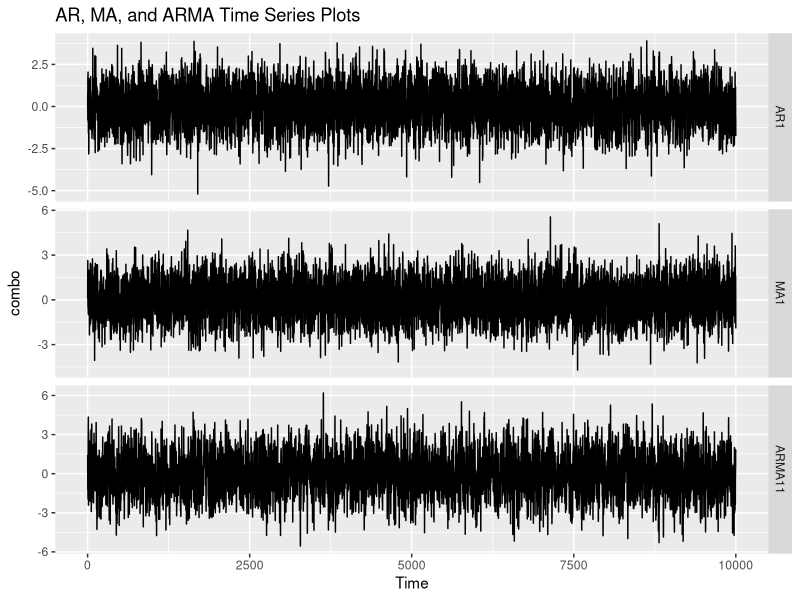
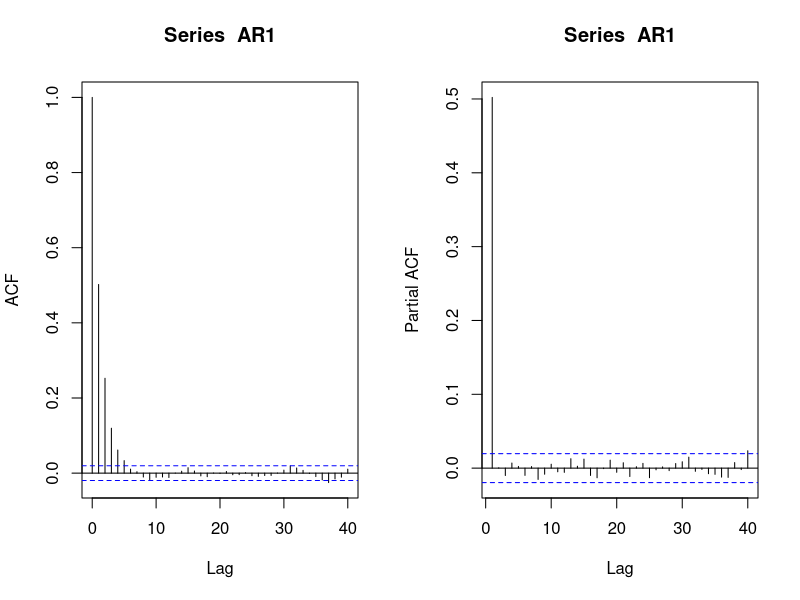
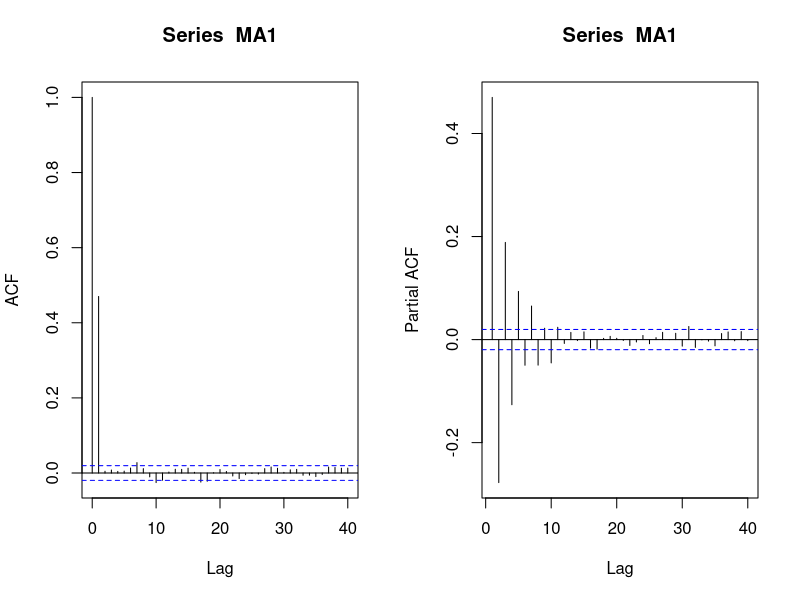
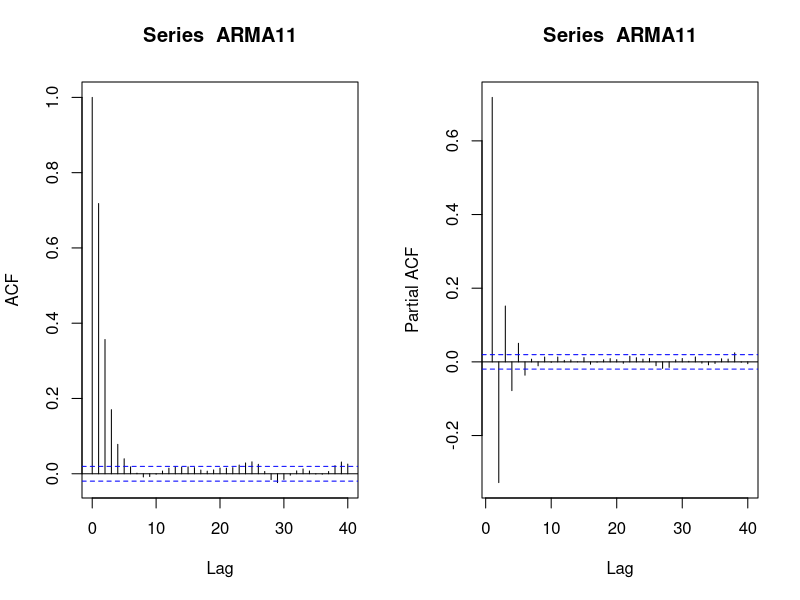
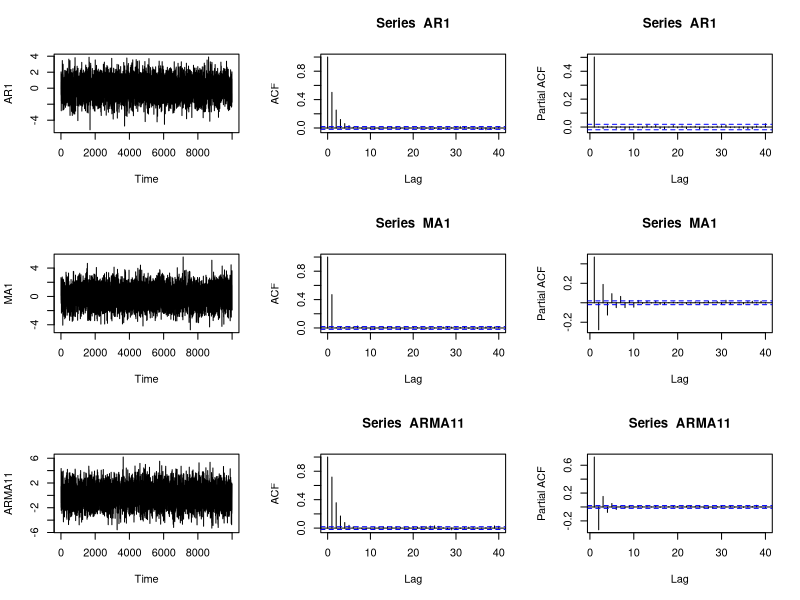

Write the R code that produced these figures, in order.
#Comparing the ACF and PACF of an AR, MA, and ARMA Processes
#Justin S. Eloriaga

install.packages("tseries")
install.packages("forecast")
install.packages("tidyverse")

library(tseries)
library(forecast)
library(tidyverse)

#Simulating the Series
AR1 <- list(order = c(1,0,0), ar = 0.5, sd = 0.01)
AR1 <- arima.sim(n = 10000, model = AR1)

MA1 <- list(order = c(0,0,1), ma = 0.7, sd = 0.01)
MA1 <- arima.sim(n = 10000, model = MA1)

ARMA11 <- list(order = c(1,0,1), ar = 0.5, ma = 0.5, sd = 0.01)
ARMA11 <- arima.sim(n = 10000, model = ARMA11)

#Graphing the Three Series

combo <- cbind(AR1,MA1,ARMA11)
autoplot(combo, facets = TRUE) + ggtitle("AR, MA, and ARMA Time Series Plots")

par(mfrow = c(1,2))

#Comparing their ACF and PACF

#For the AR
acf(AR1) #Geometric Decay
pacf(AR1) #Cutoff after first lag

#For the MA
acf(MA1) #Cutoff after first lag
pacf(MA1) #Geometric Decay

#For the ARMA
acf(ARMA11) #Geometric Decay
pacf(ARMA11) #Geometric Decay

#Showing Everything in One Graph
par(mfrow = c(3,3))
plot.ts(AR1)
acf(AR1) #Geometric Decay
pacf(AR1) #Cutoff after first lag
plot.ts(MA1)
acf(MA1) #Cutoff after first lag
pacf(MA1) #Geometric Decay
plot(ARMA11)
acf(ARMA11) #Geometric Decay
pacf(ARMA11) #Geometric Decay

